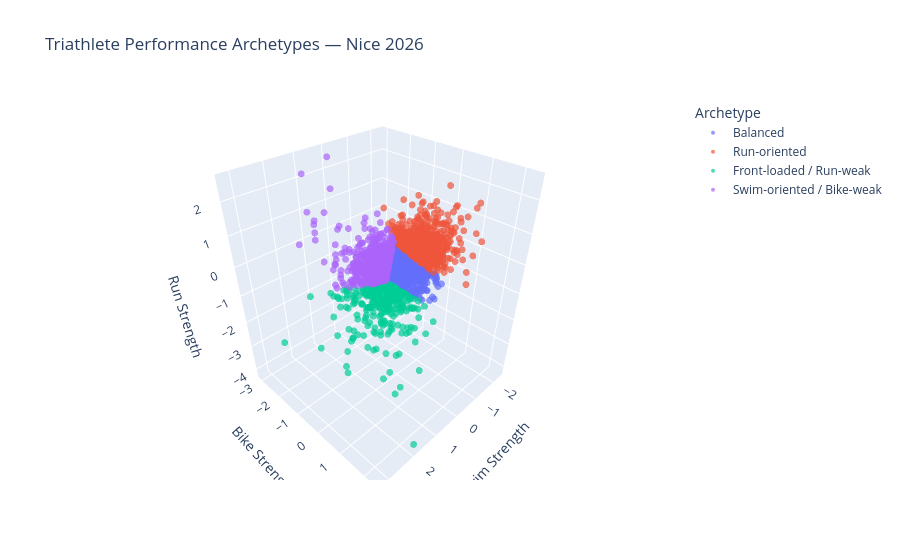

Notebook source saved alongside this figure:
### Code cell
import plotly.express as px

fig = px.scatter_3d(
    athletes,
    x="Swim Strength",
    y="Bike Strength",
    z="Run Strength",
    color="Archetype",
    hover_name="Athlete Name",
    title="Triathlete Performance Archetypes — Nice 2026"
)

fig.update_traces(marker=dict(size=4, opacity=0.7))
fig.show()

### Figure 1 — Plotly figure (JSON) as saved in the notebook; plotly's stock layout.template omitted (floating-point values rounded to 4 significant figures; data arrays with more than 128 entries replaced by an {"elided": "..."} marker saying what was removed)
{"data": [{"hovertemplate": "<b>%{hovertext}</b><br><br>Archetype=Balanced<br>Swim Strength=%{x}<br>Bike Strength=%{y}<br>Run Strength=%{z}<extra></extra>", "hovertext": {"elided": "1467 str values"}, "legendgroup": "Balanced", "marker": {"color": "#636efa", "opacity": 0.7, "size": 4, "symbol": "circle"}, "mode": "markers", "name": "Balanced", "scene": "scene", "showlegend": true, "type": "scatter3d", "x": {"elided": "1467 float values"}, "y": {"elided": "1467 float values"}, "z": {"elided": "1467 float values"}}, {"hovertemplate": "<b>%{hovertext}</b><br><br>Archetype=Run-oriented<br>Swim Strength=%{x}<br>Bike Strength=%{y}<br>Run Strength=%{z}<extra></extra>", "hovertext": {"elided": "740 str values"}, "legendgroup": "Run-oriented", "marker": {"color": "#EF553B", "opacity": 0.7, "size": 4, "symbol": "circle"}, "mode": "markers", "name": "Run-oriented", "scene": "scene", "showlegend": true, "type": "scatter3d", "x": {"elided": "740 float values"}, "y": {"elided": "740 float values"}, "z": {"elided": "740 float values"}}, {"hovertemplate": "<b>%{hovertext}</b><br><br>Archetype=Front-loaded / Run-weak<br>Swim Strength=%{x}<br>Bike Strength=%{y}<br>Run Strength=%{z}<extra></extra>", "hovertext": {"elided": "342 str values"}, "legendgroup": "Front-loaded / Run-weak", "marker": {"color": "#00cc96", "opacity": 0.7, "size": 4, "symbol": "circle"}, "mode": "markers", "name": "Front-loaded / Run-weak", "scene": "scene", "showlegend": true, "type": "scatter3d", "x": {"elided": "342 float values"}, "y": {"elided": "342 float values"}, "z": {"elided": "342 float values"}}, {"hovertemplate": "<b>%{hovertext}</b><br><br>Archetype=Swim-oriented / Bike-weak<br>Swim Strength=%{x}<br>Bike Strength=%{y}<br>Run Strength=%{z}<extra></extra>", "hovertext": {"elided": "612 str values"}, "legendgroup": "Swim-oriented / Bike-weak", "marker": {"color": "#ab63fa", "opacity": 0.7, "size": 4, "symbol": "circle"}, "mode": "markers", "name": "Swim-oriented / Bike-weak", "scene": "scene", "showlegend": true, "type": "scatter3d", "x": {"elided": "612 float values"}, "y": {"elided": "612 float values"}, "z": {"elided": "612 float values"}}], "layout": {"legend": {"title": {"text": "Archetype"}, "tracegroupgap": 0}, "scene": {"domain": {"x": [0, 1], "y": [0, 1]}, "xaxis": {"title": {"text": "Swim Strength"}}, "yaxis": {"title": {"text": "Bike Strength"}}, "zaxis": {"title": {"text": "Run Strength"}}}, "title": {"text": "Triathlete Performance Archetypes — Nice 2026"}}}
